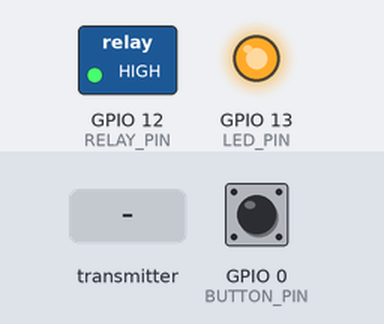
Recording of a program running on a simulated ESP8266 (NodeMCU). Parts: switched loads named in the program (green lamp = pin HIGH), output pins drawn as LEDs (lit = HIGH). Dashed ring = blinking. The test bench sets the inputs (shaded band); at power-on: GPIO 0 (BUTTON_PIN) LOW.

Above: at 4.7 s.
4.8 s: the transmitter starts sending doorOpened = 0
6.6 s: GPIO 0 (BUTTON_PIN) pulled HIGH for 0.15 s
Timing chart, 0 to 13.4 s (numbered marks = the images above; inputs shaded):
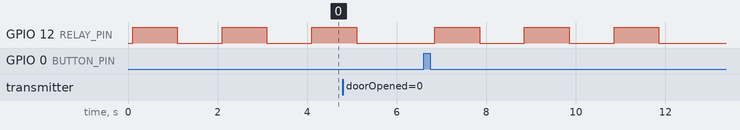

The program:

main.cpp
```cpp
// Network
#include <ESP8266WiFi.h>
#include <espnow.h>

// Board pins
#define RELAY_PIN 12
#define LED_PIN 13
#define BUTTON_PIN 0

// MAC Address
uint8_t broadcastAddress[] = {0xF4, 0xCF, 0xA2, 0x16, 0x47, 0x4D};

// Structure of the data send over the wifi.
typedef struct struct_message
{
  unsigned int batteryVoltage;
  bool doorOpened;
} struct_message;

// Create a struct_message to store data
struct_message message;
bool newDataAvailable = false;

/*
 *  Setup scripts
 */
void setupPins()
{
  pinMode(BUTTON_PIN, INPUT);
  pinMode(RELAY_PIN, OUTPUT);
  pinMode(LED_PIN, OUTPUT); // LED is inverted

  digitalWrite(LED_PIN, HIGH);
  digitalWrite(RELAY_PIN, LOW);
}

void OnDataRecv(uint8_t * mac, uint8_t *incomingData, uint8_t len);
void setupWifi() {
  // Set device as a Wi-Fi Station
  WiFi.mode(WIFI_STA);

  wifi_set_macaddr(STATION_IF, &broadcastAddress[0]);

  // Init ESP-NOW
  if (esp_now_init() != 0) {
    Serial.println("Error initializing ESP-NOW");
    return;
  }

  // Once ESPNow is successfully Init, we will register for recv CB to
  // get recv packer info4
  esp_now_set_self_role(ESP_NOW_ROLE_SLAVE);
  esp_now_register_recv_cb(OnDataRecv);
}

void setup()
{
  Serial.begin(115200);
  setupPins();
  setupWifi();
}

/*
 * Relay actions
 */

void powerOn()
{
  digitalWrite(RELAY_PIN, HIGH);
}

void powerOff()
{
  digitalWrite(RELAY_PIN, LOW);
}

void blink()
{
  for (int i = 0; i < 3; i++)
  {
    powerOn();
    delay(1000);
    powerOff();
    delay(1000);
  }
}

/*
 * Loop
 */

void loopLocalButton()
{
  static bool prevState = false;
  static bool actionTook = false;
  static unsigned long lastChanged = 0;

  bool state = digitalRead(BUTTON_PIN);

  if (state != prevState)
  {
    prevState = state;
    actionTook = false;
    lastChanged = millis();
  }
  else
  {
    if (state == LOW && !actionTook && millis() - lastChanged > 100)
    {
      blink();
      actionTook = true;
    }
  }
}

void loopRemoteData()
{
  if (newDataAvailable)
  {
    if (message.doorOpened)
    {
      blink();
    }
    newDataAvailable = false;
  }
}

void loop()
{
  loopLocalButton();
  loopRemoteData();
}

/*
 *
 */
void OnDataRecv(uint8_t *mac, uint8_t *incomingData, uint8_t len)
{
  memcpy(&message, incomingData, sizeof(message));
  newDataAvailable = true;
}
```

Measured:
- after the input at 6.6 s, GPIO 12 (RELAY_PIN): alternates HIGH for 1.0 s and LOW for 1.0 s, 6 changes in all, then stays LOW, starting after 0.25 s
- by itself, GPIO 12 (RELAY_PIN): alternates HIGH for 1.0 s and LOW for 1.0 s
